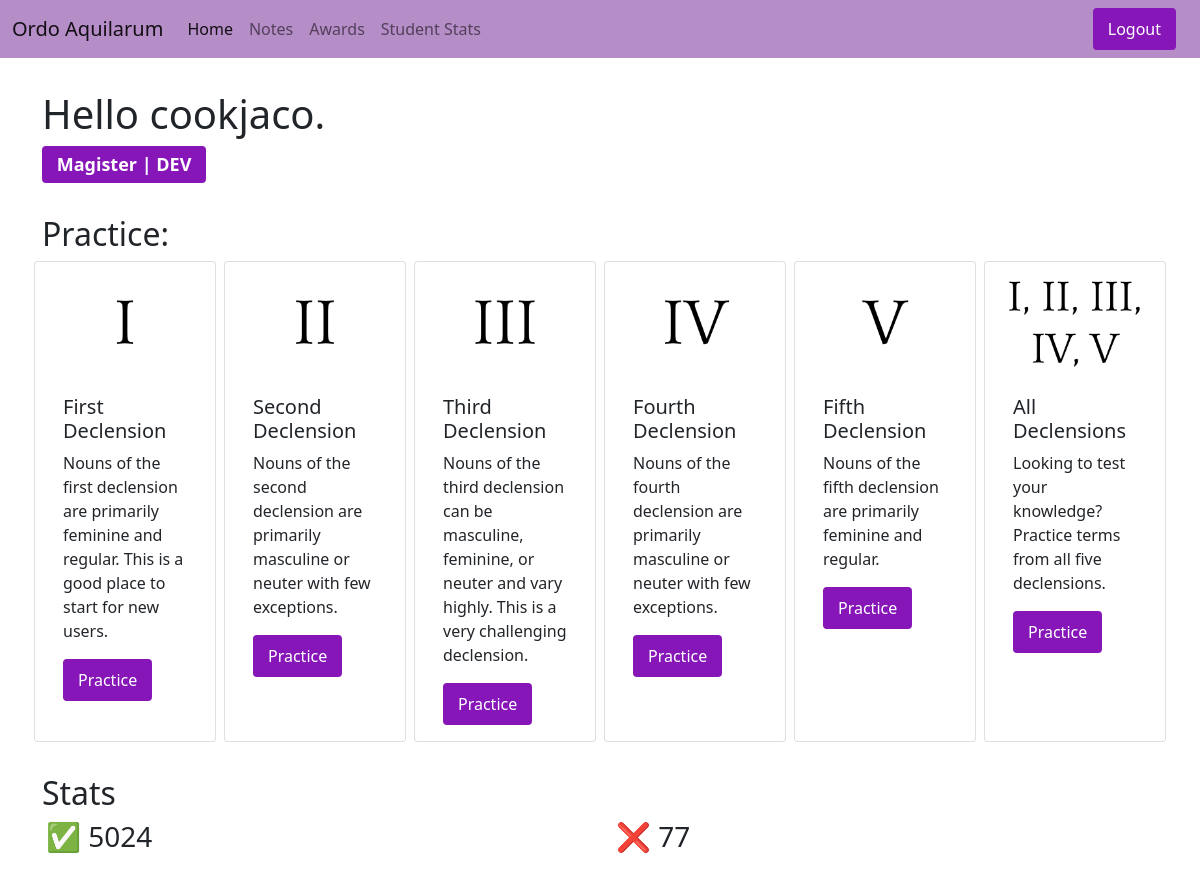
The app's page / (signed in), older data.
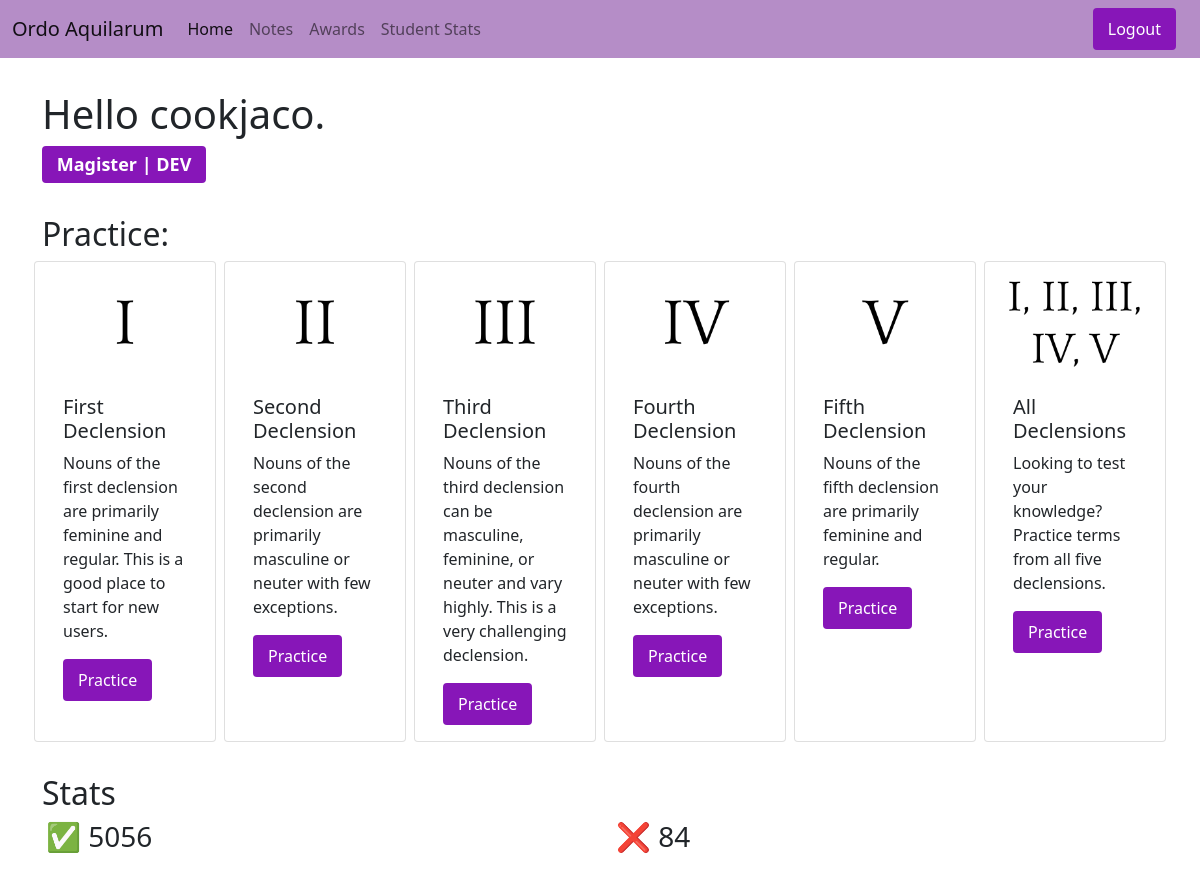
The same page, newer data.
### user_app/models.py (models this page shows, shortened)
class CustomUser(models.Model):
  user = models.OneToOneField(User, on_delete=models.CASCADE)
  correct = models.IntegerField(default=0)
  incorrect = models.IntegerField(default=0)
  points = models.IntegerField(default=0)
  first_bon_incor = models.IntegerField(default=0)
  second_bon_incor = models.IntegerField(default=0)
  third_bon_incor = models.IntegerField(default=0)
  fourth_bon_incor = models.IntegerField(default=0)
  fifth_bon_incor = models.IntegerField(default=0)
  first_tris_incor = models.IntegerField(default=0)
  second_tris_incor = models.IntegerField(default=0)
  third_tris_incor = models.IntegerField(default=0)
  fourth_tris_incor = models.IntegerField(default=0)
  fifth_tris_incor = models.IntegerField(default=0)
  previous_question = models.ForeignKey(Question, on_delete=models.CASCADE, default=1)
  streak = models.IntegerField(default=0)
  highest_streak = models.IntegerField(default=0)
  class Meta:
    permissions = [("check_students", "Can view student stats")]

### user_app/views.py (the view)
# urls.py: path("", views.index, name="index"),
def index(request):
  if request.user.is_authenticated:
    logged_in = request.user
    actual = CustomUser.objects.get(user = logged_in)
    total = actual.correct + actual.incorrect
    if total < 100:
      title = "Novice"
    elif total in range(100,999):
      title = "Intermediate"
    elif total in range (1000,4999):
      title = "Advanced"
    elif total >= 5000:
      title = "Master"
    if request.user.is_superuser:
      title = "DEV"
  else:
    actual = None
    title = None
  return render(request, "user_app/index.html", { 'userr': actual, 'title': title })

### user_app/templates/user_app/index.html (shortened to what this page needs)
{% extends "base.html" %}
{% block content %}
<nav class="navbar navbar-light navbar-expand-lg" style="background-color: #b58dc7;">
  <div class="container-fluid">
    <a class="navbar-brand" href="{% url 'index' %}">Ordo Aquilarum</a>
    <div class="collapse navbar-collapse" id="navbarNav">
      <ul class="navbar-nav">
        <li class="nav-item">
          <a class="nav-link active" aria-current="page" href="{% url 'index' %}">Home</a>
        </li>
        <li class="nav-item">
          <a class="nav-link" href="{% url 'notes' %}">Notes</a>
        </li>
        <li class="nav-item">
          <a class="nav-link" href="{% url 'awards' %}">Awards</a>
        </li>
        {% if perms.user_app.check_students %}
        <li class="nav-item">
          <a class="nav-link" href="{% url 'student_stats' %}">Student Stats</a>
        </li>
        {% endif %}
      </ul>
      <ul class="navbar-nav ms-auto">
        <form class="container-fluid justify-content-start">
    {% if not user.is_authenticated %}
    <a class="btn btn-primary" roll="button" href="{% url 'login' %}">Login</a>
    {% else %}
    <a class="btn btn-primary" roll="button" href="{% url 'log_out' %}">Logout</a>
    {% endif %}
        </form>
      </ul>
    </div>
  </div>
</nav>
<div class="container">
  {% if user.is_authenticated %}
  {% if perms.user_app.check_students %}
  <h1>Hello {{user.username}}.
  <h4><span class="badge bg-primary">Magister | {{title}}</span><h4></h1>
  {% else %}
  <h1>Hello {{user.username}}.
  <h4><span class="badge bg-secondary">Discipulus | {{title}}</span></h4>
  </h1>
  {% endif %}
  {% else %}
  <div class="alert alert-danger alert-dismissible fade show d-flex justify-content-center" role="alert">
    <b>Alert!</b>You are not signed in. You must be signed in to practice.
    <button type="button" class="btn-close" data-bs-dismiss="alert" aria-label="Close"></button>
  </div>
  <h1>Hello Guest.</h1>
  {% endif %}
</div>
<div class="container">
  <h2>Practice:</h2>
  <div class="row">
    <div class="col card position-relative" style="width: 14rem;">
      <img src="../static/user_app/one.png" class="card-img-top" alt="...">
      <div class="card-body">
        <h5 class="card-title">First Declension</h5>
        <p class="card-text">Nouns of the first declension are primarily feminine and regular. This is a good place to start for new users.</p>
        <a href="{% url 'first' %}" class="btn btn-primary position-absolute bottom-1 start-1">Practice</a>
      </div>
    </div>
    <div class="col card position-relative" style="width: 14rem;">
      <img src="../static/user_app/two.png" class="card-img-top" alt="...">
      <div class="card-body">
        <h5 class="card-title">Second Declension</h5>
        <p class="card-text">Nouns of the second declension are primarily masculine or neuter with few exceptions.</p>
        <a href="{% url 'second' %}" class="btn btn-primary position-absolute bottom-1 start-1">Practice</a>
      </div>
    </div>
    <div class="col card" style="width: 14rem;">
      <img src="../static/user_app/three.png" class="card-img-top" alt="...">
      <div class="card-body">
        <h5 class="card-title">Third Declension</h5>
        <p class="card-text">Nouns of the third declension can be masculine, feminine, or neuter and vary highly. This is a very challenging declension.</p>
        <a href="{% url 'third' %}" class="btn btn-primary">Practice</a>
      </div>
    </div>
    <div class="col card position-relative" style="width: 14rem;">
      <img src="../static/user_app/four.png" class="card-img-top" alt="...">
      <div class="card-body">
        <h5 class="card-title">Fourth Declension</h5>
        <p class="card-text">Nouns of the fourth declension are primarily masculine or neuter with few exceptions.</p>
        <a href="{% url 'fourth' %}" class="btn btn-primary position-absolute bottom-1 start-1">Practice</a>
      </div>
    </div>
    <div class="col card position-relative" style="width: 14rem;">
      <img src="../static/user_app/five.png" class="card-img-top" alt="...">
      <div class="card-body">
        <h5 class="card-title">Fifth Declension</h5>
        <p class="card-text">Nouns of the fifth declension are primarily feminine and regular.</p>
        <a href="{% url 'fifth' %}" class="btn btn-primary position-absolute bottom-1 start-1">Practice</a>
      </div>
    </div>
    <div class="col card position-relative" style="width: 14rem;">
      <img src="../static/user_app/all.png" class="card-img-top" alt="...">
      <div class="card-body">
        <h5 class="card-title">All Declensions</h5>
        <p class="card-text">Looking to test your knowledge? Practice terms from all five declensions.</p>
        <a href="{% url 'question' %}" class="btn btn-primary position-absolute bottom-1 start-1">Practice</a>
      </div>
    </div>
  </div>
</div>
{% if user.is_authenticated %}
<div class="container">
  <h2>Stats</h2>
  <div class="row">
    <div class="col">
      <h3>✅ {{userr.correct}}</h3>
    </div>
    <div class="col">
      <h3>❌ {{userr.incorrect}}</h3>
    </div>
  </div>
</div>
{% endif %}
{% endblock %}

### user_app/templates/base.html (shortened to what this page needs)
{% load static %}
<!DOCTYPE html>
<html>
  <head>
    <link href="https://cdn.jsdelivr.net/npm/bootstrap@5.1.3/dist/css/bootstrap.min.css" rel="stylesheet">
    <link rel="stylesheet" href="{% static 'user_app/styles.css' %}">
  </head>
  <body>
    {% block content %}{% endblock %}
  </body>
</html>

### user_app/static/user_app/styles.css (style rules this page uses)
.btn-primary, .btn-primary:active { background-color: #8716b8 !important; border: solid #8716b8 !important; }
.badge, .bg-primary { background-color: #8716b8 !important; border: solid #8716b8 !important; }
.container { margin-top: 2rem; margin-bottom: 2rem; }
.col, .card { margin-left: 0.25rem; margin-right: 0.25rem; }

Row changes from the older to the newer data that the page shows:
changed CustomUser: correct "5024" → "5056"; incorrect "77" → "84"
